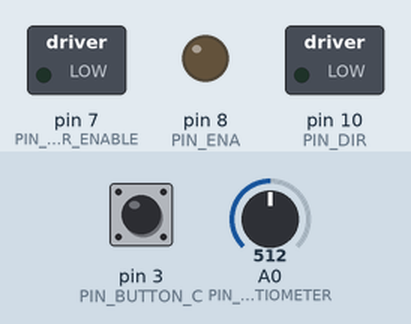
The sketch below on a simulated Arduino Uno, built with avr-gcc and run on an emulated ATmega328P. Shown: switched loads named in the sketch (green lamp = pin HIGH), output pins drawn as LEDs (lit = HIGH). The inputs (shaded band) are chosen by the test bench; at power-on: pin 3 (PIN_BUTTON_C) HIGH, A0 (PIN_DIR_POTENTIOMETER) = 512.

Above: at 1.2 s.
1.3 s: pin 3 (PIN_BUTTON_C) pulled LOW for 0.15 s
At 2.5 s:
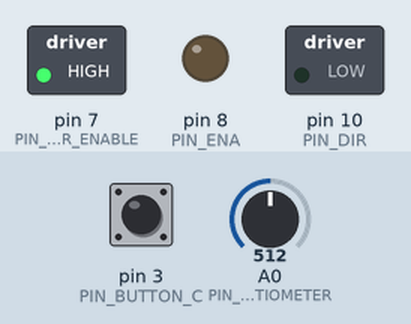
2.9 s: A0 (PIN_DIR_POTENTIOMETER) set to 538
4.4 s: A0 (PIN_DIR_POTENTIOMETER) set to 567
At 4.9 s:
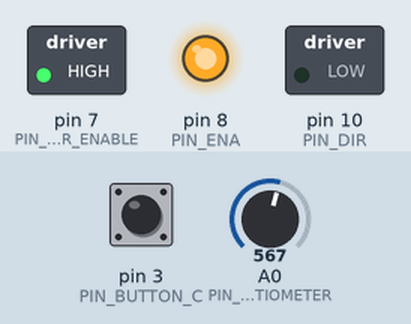
5.9 s: pin 3 (PIN_BUTTON_C) pulled LOW for 1 s
At 7.2 s:
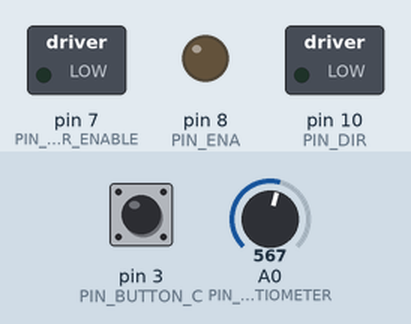
8.4 s: pin 3 (PIN_BUTTON_C) pulled LOW for 3.2 s
At 9.1 s:
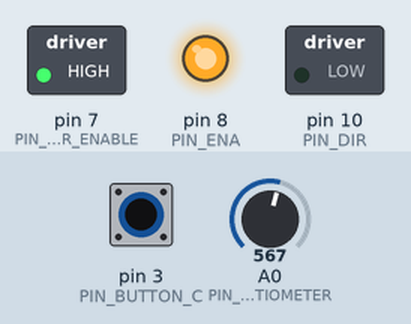
13.1 s: A0 (PIN_DIR_POTENTIOMETER) set to 306
At 13.9 s:
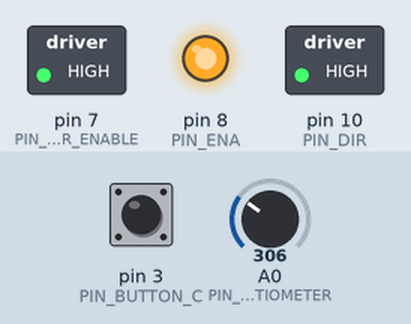
Timing chart, 0 to 15.6 s (numbered marks = the images above; inputs shaded):
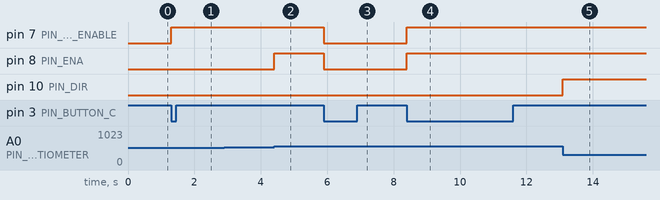

Measured:
- the behaviour switches between 551 and 552 on A0 (PIN_DIR_POTENTIOMETER) (found by bisection; images 1 and 2)
- after the input at 1.3 s, pin 7 (PIN_CONTROLLER_ENABLE): LOW → HIGH at once
- after the input at 2.9 s, every drawn part: stays the same
- after the input at 4.4 s, pin 8 (PIN_ENA): LOW → HIGH at once
- after the input at 5.9 s, pin 7 (PIN_CONTROLLER_ENABLE), pin 8 (PIN_ENA): HIGH → LOW at once
- after the input at 8.4 s, pin 7 (PIN_CONTROLLER_ENABLE), pin 8 (PIN_ENA): LOW → HIGH at once
- after the input at 13.1 s, pin 10 (PIN_DIR): LOW → HIGH at once

The sketch:

controller.ino
```cpp
//==============================================================================
//                               CONFIG
//==============================================================================

// Motor control
#define PIN_ENA 8
#define PIN_DIR 10
#define PIN_CLK 9

// Front panel potentiometer
#define PIN_DIR_POTENTIOMETER A0
#define PERIOD_MAX 50
#define PERIOD_MIN 2
#define DEADZONE 40
#define POTENTIOMETER_MAX 1024
#define POTENTIOMETER_MIN 0
#define POTENTIOMETER_MIDDLE 512
#define IMPULSE_DELAY_MICRO 250

// Front panel buttons
#define PIN_BUTTON_MINUS 6
#define PIN_BUTTON_X 4
#define PIN_BUTTON_PLUS 5
#define PIN_BUTTON_C 3
#define PIN_CONTROLLER_ENABLE 7
typedef unsigned long time_ms;

//==============================================================================
//                            STEPPER CONTROL
//==============================================================================

time_ms last_impulse{0};
time_ms period{PERIOD_MAX};
bool enabled{false};
bool reverse{false};

void init_stepper(){
    pinMode(PIN_ENA, OUTPUT);
    digitalWrite(PIN_ENA, LOW);
    pinMode(PIN_DIR, OUTPUT);
    digitalWrite(PIN_DIR, LOW);
    pinMode(PIN_CLK, OUTPUT);
    digitalWrite(PIN_CLK, LOW);
    pinMode(PIN_DIR_POTENTIOMETER, INPUT);
}

void update_stepper(){
   int potentiometer = analogRead(PIN_DIR_POTENTIOMETER) - POTENTIOMETER_MIDDLE;
   if(potentiometer < 0){
       potentiometer *= -1;
       reverse = true;
   }else{
       reverse = false;
   }
   if(potentiometer < DEADZONE){
       potentiometer = 0;
   }
   if(!enabled || potentiometer == 0){
      digitalWrite(PIN_ENA, LOW);
      return;
   }
   digitalWrite(PIN_ENA, HIGH);
   digitalWrite(PIN_DIR, reverse?HIGH:LOW);

   period = map(potentiometer,
                POTENTIOMETER_MIN, POTENTIOMETER_MIDDLE,
                PERIOD_MAX, PERIOD_MIN);
}

void spin_stepper(){
    if(!enabled){
        return;
    if(millis() - last_impulse < period){
        return;
    }
    digitalWrite(PIN_CLK, HIGH);
    delayMicroseconds(IMPULSE_DELAY_MICRO);
    digitalWrite(PIN_CLK, LOW);
    last_impulse = millis();
  }
}

//==============================================================================
//                        BUTTONS HANDLING
//==============================================================================
int button_c_state = HIGH;

void handle_buttons(){
    if(button_c_state == HIGH && digitalRead(PIN_BUTTON_C) == LOW){
        enabled = !enabled;
        button_c_state = LOW;
    }else if(button_c_state == LOW && digitalRead(PIN_BUTTON_C) == HIGH){
        button_c_state = HIGH;
    }
    if(enabled){
        digitalWrite(PIN_CONTROLLER_ENABLE,HIGH);
    }else{
        digitalWrite(PIN_CONTROLLER_ENABLE,LOW);
    }
}

//==============================================================================
//                              MAIN
//==============================================================================

void setup(){
    init_stepper();

    // Setting up buttons
    pinMode(PIN_BUTTON_MINUS, INPUT);
    pinMode(PIN_BUTTON_X, INPUT);
    pinMode(PIN_BUTTON_PLUS , INPUT);
    pinMode(PIN_BUTTON_C , INPUT);

    // Setting up connections to controller
    pinMode(PIN_CONTROLLER_ENABLE, OUTPUT);
    digitalWrite(PIN_CONTROLLER_ENABLE, LOW);
}

void loop(){
    update_stepper();
    spin_stepper();
    handle_buttons();
}
```
